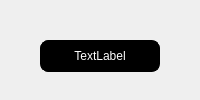
<?xml version="1.0" encoding="UTF-8"?>
<ui version="4.0">
 <class>Toast</class>
 <widget class="QMainWindow" name="Toast">
  <property name="geometry">
   <rect>
    <x>0</x>
    <y>0</y>
    <width>200</width>
    <height>100</height>
   </rect>
  </property>
  <property name="minimumSize">
   <size>
    <width>200</width>
    <height>100</height>
   </size>
  </property>
  <property name="maximumSize">
   <size>
    <width>200</width>
    <height>100</height>
   </size>
  </property>
  <property name="windowTitle">
   <string>MainWindow</string>
  </property>
  <property name="styleSheet">
   <string notr="true"/>
  </property>
  <widget class="QWidget" name="centralwidget">
   <widget class="QLabel" name="label">
    <property name="geometry">
     <rect>
      <x>40</x>
      <y>40</y>
      <width>120</width>
      <height>30</height>
     </rect>
    </property>
    <property name="minimumSize">
     <size>
      <width>120</width>
      <height>30</height>
     </size>
    </property>
    <property name="maximumSize">
     <size>
      <width>5000</width>
      <height>30</height>
     </size>
    </property>
    <property name="styleSheet">
     <string notr="true">QLabel{min-width: 100px; min-height: 30px;max-width:1000px; max-height: 30px;border-radius: 8px;  border:1px solid black;background:black;color:white}</string>
    </property>
    <property name="text">
     <string>TextLabel</string>
    </property>
    <property name="alignment">
     <set>Qt::AlignCenter</set>
    </property>
   </widget>
  </widget>
 </widget>
 <resources/>
 <connections/>
</ui>
